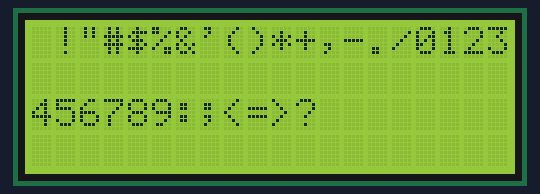
Bench run of a sketch on a simulated Arduino Uno, built with avr-gcc and run on an emulated ATmega328P. Shown: 20×4 character LCD.

Above: at 3.2 s.
At 6.2 s:
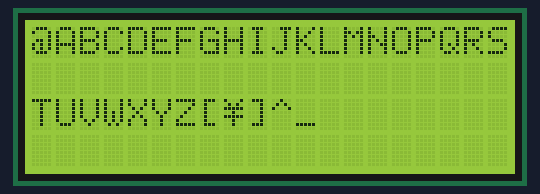
At 15.3 s:
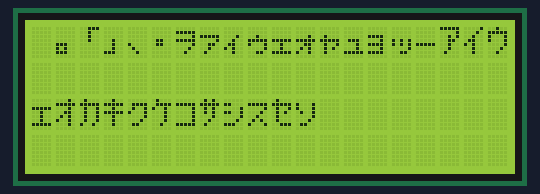
At 18.3 s:
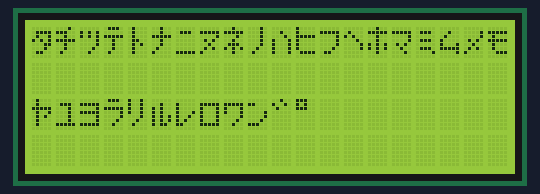
At 21.4 s:
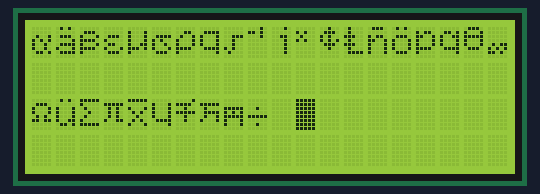
At 33.5 s:
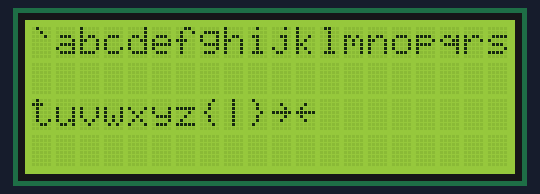

The sketch:

serlcd_charset.ino
```cpp
// (licence header left out)
#include <SerLCD.h>
#include <Wire.h>

SerLCD lcd;

void setup() {
  Wire.begin();
  lcd.begin(Wire);
}

void loop() {
  char i = 0;
  while (1) {
    lcd.print(i++);
    if (i % 32 == 0) {
      delay(3000);
      lcd.clear();
    }
  }
}
```

Measured:
- what the display in image 0 shows lasts 3.1 s, from 3.1 s to 6.2 s
